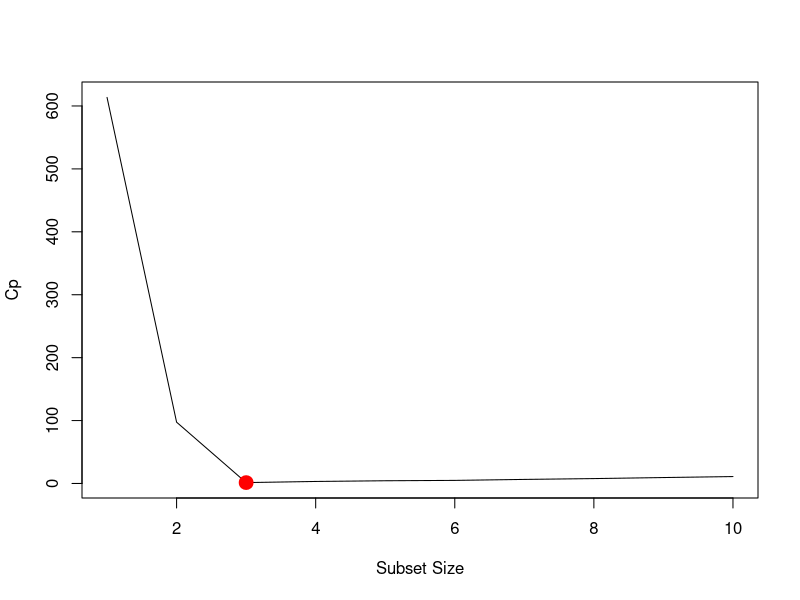
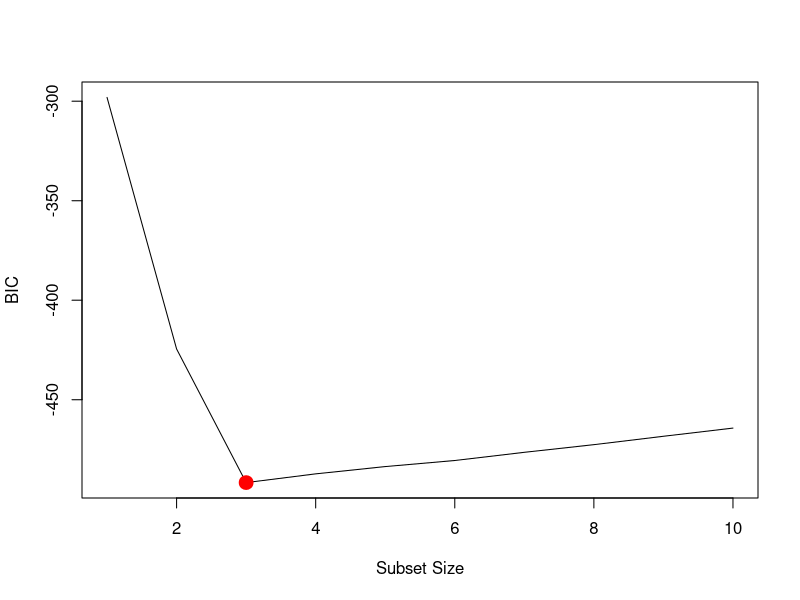
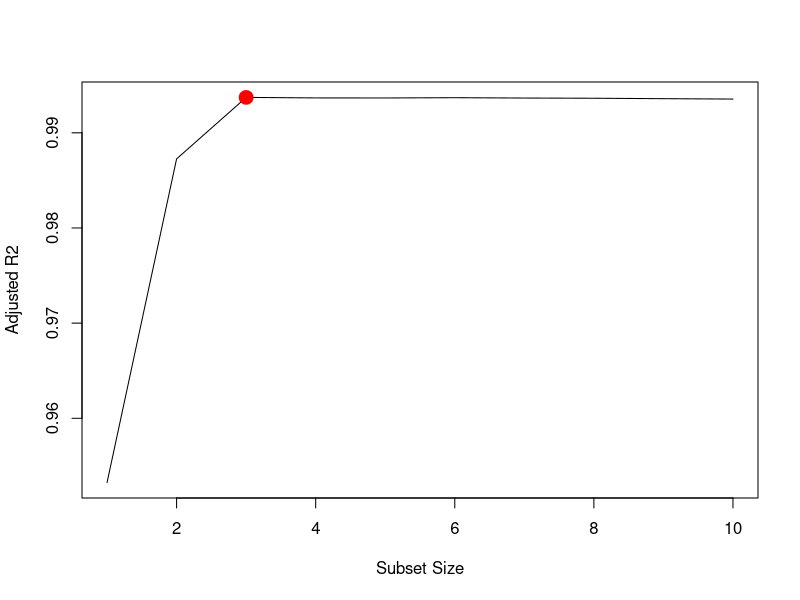
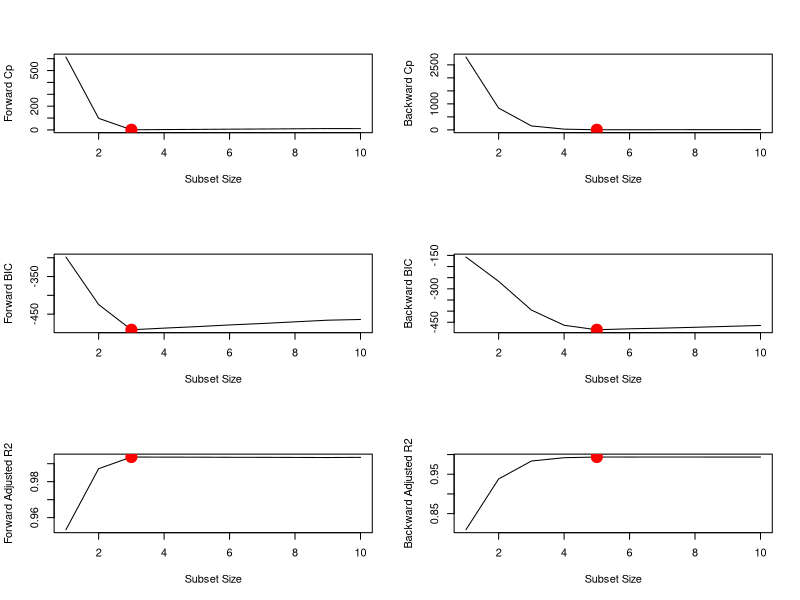
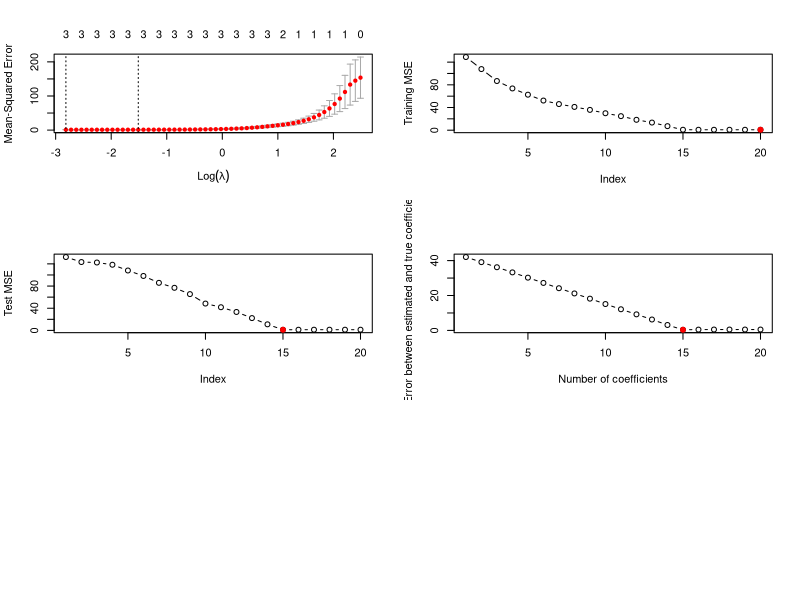

Write R code to recreate these figures, in order.
## ---- chunk 1
## set seed for rnorm function
set.seed(10)

## rnorm simulates pseudo random variates from a  
## (standard) normal distribution
X    <- rnorm(100)
eps  <- rnorm(100)
## ---- chunk 2
## beta parameters
beta0 <-  2
beta1 <-  2
beta2 <- -2
beta3 <-  4

## Generate response vector Y
Y <- beta0 + beta1 * X + beta2 * X^2 + beta3 * X^3 + eps
## ---- chunk 3
## Install package leaps if needed
# install.packages("leaps")
options(warn=-1)

## Call the leaps package
library(leaps)

## Use data.frame() function to create single dataset of X and Y
data.full <- data.frame(y = Y, x = X)

## Use the regsubsets() function to perform best subset selection
mod.full  <- regsubsets(y ~ poly(x, 10, raw = TRUE), 
                        data  = data.full, 
                        nvmax = 10)

## Store results "printed" when using summary function
mod.summary <- summary(mod.full)

## Find the model size which minimizes Cp:
which.min(mod.summary$cp)

## Plot the Cp-values
plot(mod.summary$cp, 
     xlab = "Subset Size", 
     ylab = "Cp", 
     type = "l")
points(which.min(mod.summary$cp), 
       mod.summary$cp[3], 
       pch = 19, 
       col = "red", 
       lwd = 7)
## ---- chunk 4
# BIC
which.min(mod.summary$bic)

plot(mod.summary$bic, 
     xlab = "Subset Size", 
     ylab = "BIC", 
     type = "l")
points(which.min(mod.summary$bic), 
       mod.summary$bic[3], 
       pch = 19, 
       col = "red", 
       lwd = 7)
## ---- chunk 5
# adjr2
which.max(mod.summary$adjr2)

plot(mod.summary$adjr2, 
     xlab = "Subset Size", 
     ylab = "Adjusted R2", 
     type = "l")
points(which.max(mod.summary$adjr2), 
       mod.summary$adjr2[3], 
       pch = 19, 
       col = "red", 
       lwd = 7)
## ---- chunk 6
 round(coefficients(mod.full, id = 3), digits=2)
## ---- chunk 7
## Use the regsubsets() function to perform best subset selection 

## Forward Selection
mod.fwd <- regsubsets(y ~ poly(x, 10, raw = TRUE), 
                      data   = data.full, 
                      nvmax  = 10, 
                      method = "forward")

## Backward Selection
mod.bwd <- regsubsets(y ~ poly(x, 10, raw = TRUE), 
                      data   = data.full, 
                      nvmax  = 10, 
                      method = "backward")

## Store results
fwd.summary <- summary(mod.fwd)
bwd.summary <- summary(mod.bwd)

## Find the model size for best:
## Cp 
which.min(fwd.summary$cp) # forward
which.min(bwd.summary$cp) # backward

# BIC
which.min(fwd.summary$bic) # forward
which.min(bwd.summary$bic) # backward

# adjr2
which.max(fwd.summary$adjr2) # forward
which.max(bwd.summary$adjr2) # backward
## ---- chunk 8
# Plot the statistics
par(mfrow = c(3, 2))
#cp
plot(fwd.summary$cp, xlab = "Subset Size", ylab = "Forward Cp", type = "l")
points(which.min(fwd.summary$cp), min(fwd.summary$cp), pch = 19, col = "red", lwd = 7)
plot(bwd.summary$cp, xlab = "Subset Size", ylab = "Backward Cp", type = "l")
points(which.min(bwd.summary$cp), min(bwd.summary$cp), pch = 19, col = "red", lwd = 7)

## BIC
plot(fwd.summary$bic, xlab = "Subset Size", ylab = "Forward BIC", type = "l")
points(which.min(fwd.summary$bic), min(fwd.summary$bic), pch = 19, col = "red", lwd = 7)
plot(bwd.summary$bic, xlab = "Subset Size", ylab = "Backward BIC", type = "l")
points(which.min(bwd.summary$bic), min(bwd.summary$bic), pch = 19, col = "red", lwd = 7)

#adjr2
plot(fwd.summary$adjr2, xlab = "Subset Size", ylab = "Forward Adjusted R2", type = "l")
points(which.max(fwd.summary$adjr2), max(fwd.summary$adjr2), pch = 19, col = "red", lwd = 7)
plot(bwd.summary$adjr2, xlab = "Subset Size", ylab = "Backward Adjusted R2", type = "l")
points(which.max(bwd.summary$adjr2), max(bwd.summary$adjr2), pch = 19, col = "red", lwd = 7)
## ---- chunk 9
 round(coefficients(mod.fwd, id = 3), digits=2)
## ---- chunk 10
round(coefficients(mod.bwd, id = 5), digits=2)
## ---- chunk 11
## install.packages("glmnet")

## Load the glmnet package
library(glmnet)

## set seed
set.seed(10)

## Training Lasso on the data
xmat <- model.matrix(y ~ poly(x, 10, raw = TRUE), 
                     data = data.full)[, -1]

## Use cross-validation to select the optimal value of  lambda
mod.lasso <- cv.glmnet(xmat, Y, alpha = 1)

## Store and display lambda
best.lambda <- mod.lasso$lambda.min
best.lambda

## Plot
plot(mod.lasso)
## ---- chunk 12
## Next fit the model on entire data using the best lambda
best.model <- glmnet(xmat, Y, alpha = 1)
##
predict(best.model, 
        s    = best.lambda, 
        type = "coefficients") # print the coefficient estimates
## ---- chunk 13
## Create new beta7 value 
beta7     <- 2

## Model
Y         <- beta0 + beta7 * X^7 + eps

## Predict using regsubsets
data.full <- data.frame(y = Y, x = X)
mod.full  <- regsubsets(y ~ poly(x, 10, raw = TRUE), 
                        data  = data.full, 
                        nvmax = 10)

mod.summary <- summary(mod.full)

## Find the model size for best Cp, BIC and adjr2
which.min(mod.summary$cp)
which.min(mod.summary$bic)
which.max(mod.summary$adjr2)
## ---- chunk 14
round(coefficients(mod.full, id = 1), digits=2)
## ---- chunk 15
xmat <- model.matrix(y ~ poly(x, 10, raw = TRUE), 
                     data = data.full)[, -1]

mod.lasso   <- cv.glmnet(xmat, Y, alpha = 1)
best.lambda <- mod.lasso$lambda.min
best.lambda
## ---- chunk 16
best.model  <- glmnet(xmat, Y, alpha = 1)
predict(best.model, 
        s    = best.lambda, 
        type = "coefficients")
## ---- chunk 17
## set seed for rnorm function
set.seed(123)

## select number of features
p  <- 20

## select number of observations
n   <- 1000

## rnorm simulates realizations of 
## random variates having a specified 
## normal distribution (here standard normal)
## x is a 1000x20 matrix
x      <- matrix(rnorm(n * p), n, p)
## B and eps are a 20x1 vector
beta   <- rep(3, p)
eps    <- rnorm(n)

## Set some elements of B equal to zero
beta[1]  <- 0
beta[2]  <- 0
beta[3]  <- 0
beta[4]  <- 0
beta[5]  <- 0

## Generate the dependent variable Y realizations
y = cbind(1, x) %*% c(1, beta) + eps
## ---- chunk 18
## set seed
set.seed(123)

## sample function takes a sample of the specified size (100) 
## from the elements of 1, 2, ..., 1000, without replacement
train   <- sample(x       = 1:1000, 
                  size    = 100, 
                  replace = FALSE)

## use the previously defined train vector to construct 
## training and testing data
y.train <- y[ train, ]
y.test  <- y[-train, ]
x.train <- x[ train, ]
x.test  <- x[-train, ]
## ---- chunk 19
## set seed
set.seed(123)

## call leaps package
library(leaps)

## nvmax - maximum size of subsets to examine
regfit.full <- regsubsets(y ~ ., 
                          data = data.frame(x = x.train, 
                                            y = y.train), 
                          nvmax = p)

## create storage vector
val.errors <- rep(NA, p)

## store column names
x_cols     <- colnames(x, do.NULL = FALSE, prefix = "x.")

## loop over each subset p
for (i in 1:p) {
    ## store coefficients
    coefi         <- coef(regfit.full, id = i)
    ## make prediction using training subset
    pred          <- cbind(1, x.train[, x_cols %in% names(coefi)]) %*% coefi
    ## store MSE of the training subset
    val.errors[i] <- mean((y.train - pred)^2)
}

## Plot
plot(val.errors, 
     ylab = "Training MSE", 
     type = "b")
points(y   = val.errors[which.min(val.errors)], 
       x   = which.min(val.errors), 
       pch = 19, 
       col = "red")     
## ---- chunk 20
## create storage vector
val.errors <- rep(NA, p)

# loop over each subset p
for (i in 1:p) {
    ## store coefficients
    coefi         <- coef(regfit.full, id = i)
    ## make prediction using testing subset
    pred          <- cbind(1, x.test[, x_cols %in% names(coefi)]) %*% coefi
    ## store MSE of the testing subset
    val.errors[i] <- mean((y.test - pred)^2)
}

## Plot
plot(val.errors, 
     ylab = "Test MSE", 
     type = "b")
points(y   = val.errors[which.min(val.errors)], 
       x   = which.min(val.errors), 
       pch = 19, 
       col = "red")
## ---- chunk 21
which.min(val.errors)
## ---- chunk 22
round(coef(regfit.full, id = which.min(val.errors)), digits=2)
## ---- chunk 23
## create storage vectors
val.errors <- rep(NA, p)
a          <- rep(NA, p)
b          <- rep(NA, p)

## loop over each subset p
for (i in 1:p) {
    ## store coefficients
    coefi <- coef(regfit.full, id = i)
    
    ## store number of coefficients excluding the intercept
    a[i] <- length(coefi) - 1
    
    ## compute what is asked in the question 
    b[i] <- sqrt(
        ## Compare estimation results vs true values for the 
        ## selected predictors 
        sum((beta[x_cols %in% names(coefi)] - coefi[-1])^2) + 
        ## Compare estimation results (=0) vs true values for the 
        ## **not** selected predictors
        sum(beta[!(x_cols %in% names(coefi))] - 0 )^2)
}

## Plot
plot(x = a, y = b, 
     xlab = "Number of coefficients", 
     ylab = "Error between estimated and true coefficients", 
     type = "b")
points(y   = b[which.min(b)], 
       x   = which.min(b), 
       pch = 19, 
       col = "red")     
## ---- chunk 24
which.min(b)
